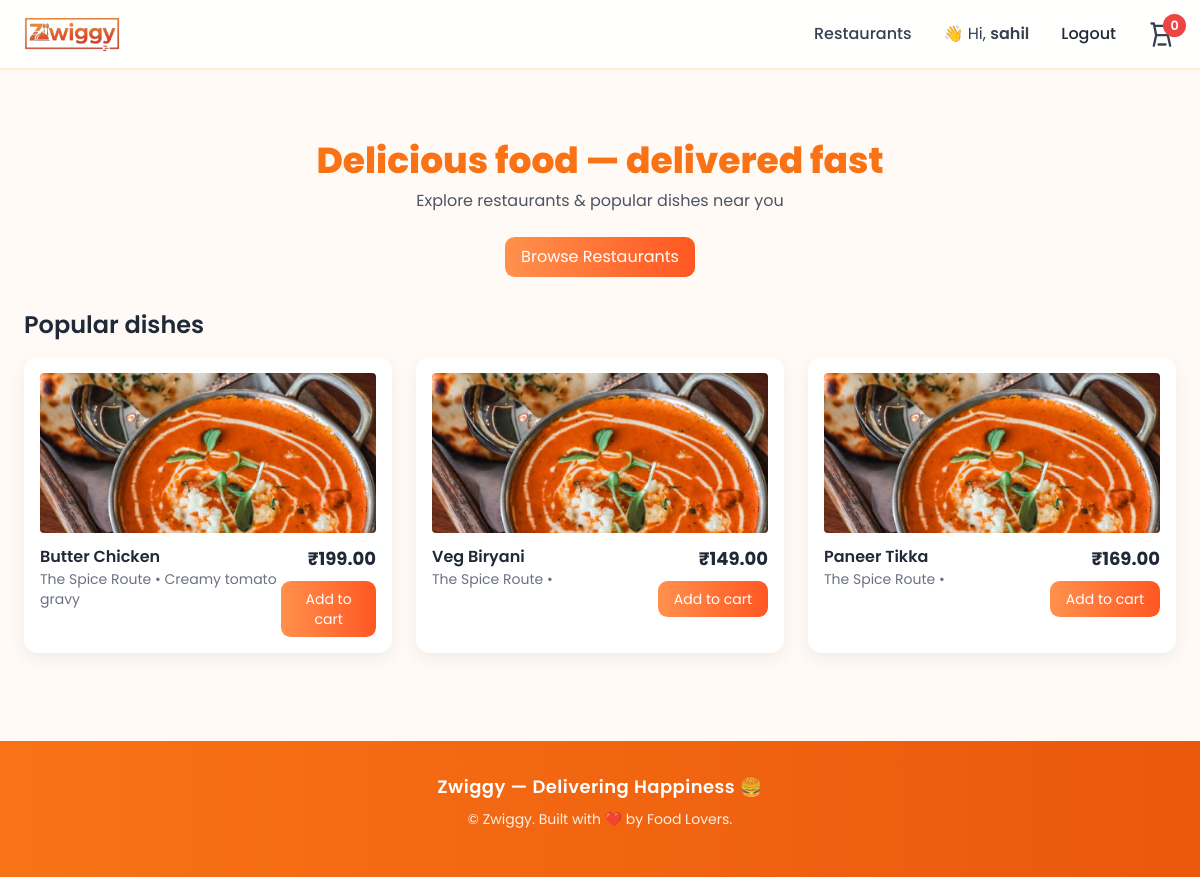
Screenshot of / (signed in) with the database file from the repository.
### main/models.py (models this page shows, shortened)
class MenuItem(models.Model):
    restaurant = models.ForeignKey(Restaurant, on_delete=models.CASCADE, related_name='menu_items')
    name = models.CharField(max_length=150)
    price = models.DecimalField(max_digits=8, decimal_places=2)
    description = models.TextField(blank=True)
    image = models.ImageField(upload_to='menu/', blank=True, null=True)

class Restaurant(models.Model):
    name = models.CharField(max_length=150)
    cuisine = models.CharField(max_length=100, blank=True)
    rating = models.FloatField(default=4.0)
    delivery_time = models.CharField(max_length=30, default="30-40 mins")
    image = models.ImageField(upload_to='restaurants/', blank=True, null=True)

### main/views.py (the view)
# urls.py: path('', views.home, name='home'),
def home(request):
    restaurants = Restaurant.objects.all()
    menu_items = MenuItem.objects.select_related('restaurant').all()[:12]
    cart_count = _get_cart_count(request)
    return render(request, 'main/home.html', {
        'restaurants': restaurants,
        'menu_items': menu_items,
        'cart_count': cart_count,
    })

### main/views.py (called while the page is built)
def _get_cart_count(request):
    if request.user.is_authenticated:
        return CartItem.objects.filter(user=request.user).aggregate(total=models.Sum('quantity'))['total'] or 0
    else:
        session_cart = request.session.get('cart', {})  # {item_id: qty}
        return sum(session_cart.values()) if session_cart else 0

### main/templates/main/home.html (shortened to what this page needs)
{% extends 'main/base.html' %}
{% load static %}
{% block content %}
<section class="text-center py-8">
  <h1 class="text-4xl font-extrabold text-orange-500 mb-2">Delicious food — delivered fast</h1>
  <p class="text-gray-600 mb-6">Explore restaurants & popular dishes near you</p>
  <a href="{% url 'restaurants' %}" class="btn-accent inline-block">Browse Restaurants</a>
</section>
<h2 class="text-2xl font-semibold mb-4">Popular dishes</h2>
<div class="grid grid-cols-1 sm:grid-cols-2 md:grid-cols-3 gap-6">
  {% for item in menu_items %}
  <div class="card bg-white p-4">
    {% if item.image %}
      <img src="{{ item.image.url }}" class="w-full h-40 object-cover rounded" alt="{{ item.name }}">
    {% else %}
      <img src="{% static 'main/images/Butter-Chicken.jpg' %}" class="w-full h-40 object-cover rounded" alt="{{ item.name }}">
    {% endif %}
    <div class="mt-3 flex justify-between items-start">
      <div>
        <h3 class="font-semibold">{{ item.name }}</h3>
        <p class="text-sm text-gray-500">{{ item.restaurant.name }} • {{ item.description|truncatechars:60 }}</p>
      </div>
      <div class="text-right">
        <div class="text-lg font-bold">₹{{ item.price }}</div>
        <form action="{% url 'add_to_cart' item.id %}" method="post" class="mt-2">
          <button type="submit" class="btn-accent text-sm">Add to cart</button>
        </form>
      </div>
    </div>
  </div>
  {% empty %}
    <p class="text-gray-500 col-span-3">No items yet. Add some menu items from admin.</p>
  {% endfor %}
</div>
{% endblock %}

### main/templates/main/base.html (shortened to what this page needs)
{% load static %}
<!DOCTYPE html>
<html lang="en">
<head>
  <script src="https://cdn.tailwindcss.com"></script>
</head>
<body class="text-gray-800">
  <nav class="bg-white/90 backdrop-blur-sm sticky top-0 z-50 shadow-sm border-b border-orange-100">
    <div class="max-w-7xl mx-auto px-6 py-4 flex justify-between items-center">
      <a href="{% url 'home' %}" class="flex items-center space-x-2">
        <img src="{% static 'main/images/logo2.png' %}" alt="Zwiggy Logo" class="w-24">
      </a>
      <div class="hidden md:flex items-center gap-8">
        <a href="{% url 'restaurants' %}" class="text-gray-700 hover:text-orange-600 font-medium">Restaurants</a>
        {% if user.is_authenticated %}
          <span class="text-gray-700">👋 Hi, <span class="font-semibold">{{ user.username }}</span></span>
          <a href="{% url 'logout' %}" class="hover:text-orange-600 font-medium">Logout</a>
        {% else %}
          <a href="{% url 'login' %}" class="hover:text-orange-600 font-medium">Login</a>
          <a href="{% url 'signup' %}" class="btn-accent text-sm font-medium">Signup</a>
        {% endif %}
        <a href="{% url 'view_cart' %}" class="relative inline-flex items-center">
          <svg xmlns="http://www.w3.org/2000/svg" class="h-7 w-7 text-gray-700 hover:text-orange-600 transition" fill="none" viewBox="0 0 24 24" stroke="currentColor">
            <path stroke-linecap="round" stroke-linejoin="round" stroke-width="2"
              d="M3 3h2l.4 2M7 13h10l4-8H5.4M7 13L5.4 5M7 13l-2 9m12-9l2 9M9 21h6" />
          </svg>
          <span class="cart-badge">{{ cart_count|default:0 }}</span>
        </a>
      </div>
    </div>
  </nav>
  <main class="max-w-7xl mx-auto px-6 py-10">
    {% block content %}
    {% endblock %}
  </main>
  <footer class="bg-gradient-to-r from-orange-500 to-orange-600 text-white py-8 mt-12">
    <div class="max-w-7xl mx-auto text-center space-y-2">
      <h3 class="text-lg font-semibold tracking-wide">Zwiggy — Delivering Happiness 🍔</h3>
      <p class="text-sm opacity-90">© {{ now.year }} Zwiggy. Built with ❤️ by Food Lovers.</p>
      <div class="flex justify-center space-x-4 pt-2">

### main/templates/main/base.html (style rules this page uses)
body { font-family: 'Poppins', sans-serif; background: #fffaf5; }
.btn-accent { background: linear-gradient(90deg, #ff914d, #ff5722); color: #fff; padding: 0.5rem 1rem; border-radius: 0.6rem; transition: 0.3s; }
.cart-badge { background: #ef4444; color: #fff; border-radius: 999px; padding: 0.1rem 0.45rem; font-weight: 600; font-size: 0.8rem; position: absolute; top: -6px; right: -10px; }
.card { border-radius: 14px; box-shadow: 0 6px 18px rgba(0, 0, 0, 0.06); transition: transform 0.2s ease, box-shadow 0.2s ease; }

### rows the page displays
MenuItem: name "Butter Chicken", restaurant.name "The Spice Route", description "Creamy tomato gravy", price "199.00"
MenuItem: name "Veg Biryani", restaurant.name "The Spice Route", price "149.00"
MenuItem: name "Paneer Tikka", restaurant.name "The Spice Route", price "169.00"

### other values shown
{{ user.username }} "sahil"
{{ cart_count|default:0 }} "0"
